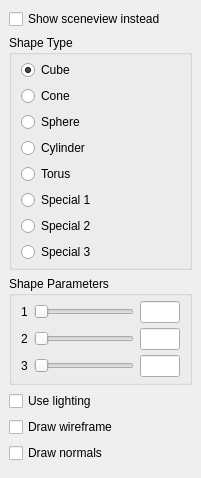
  <widget class="QDockWidget" name="shapesDock">
   <property name="windowTitle">
    <string>Shapes/Sceneview</string>
   </property>
   <attribute name="dockWidgetArea">
    <number>1</number>
   </attribute>
   <widget class="QWidget" name="shapesDockContents">
    <layout class="QVBoxLayout" name="verticalLayout_7">
     <item>
      <widget class="QCheckBox" name="showSceneviewInstead">
       <property name="text">
        <string>Show sceneview instead</string>
       </property>
      </widget>
     </item>
     <item>
      <widget class="QGroupBox" name="shapeType">
       <property name="title">
        <string>Shape Type</string>
       </property>
       <layout class="QVBoxLayout" name="verticalLayout_8">
        <property name="topMargin">
         <number>5</number>
        </property>
        <property name="bottomMargin">
         <number>5</number>
        </property>
        <item>
         <widget class="QRadioButton" name="shapeTypeCube">
          <property name="text">
           <string>Cube</string>
          </property>
          <property name="checked">
           <bool>true</bool>
          </property>
         </widget>
        </item>
        <item>
         <widget class="QRadioButton" name="shapeTypeCone">
          <property name="text">
           <string>Cone</string>
          </property>
         </widget>
        </item>
        <item>
         <widget class="QRadioButton" name="shapeTypeSphere">
          <property name="text">
           <string>Sphere</string>
          </property>
         </widget>
        </item>
        <item>
         <widget class="QRadioButton" name="shapeTypeCylinder">
          <property name="text">
           <string>Cylinder</string>
          </property>
         </widget>
        </item>
        <item>
         <widget class="QRadioButton" name="shapeTypeTorus">
          <property name="text">
           <string>Torus</string>
          </property>
         </widget>
        </item>
        <item>
         <widget class="QRadioButton" name="shapeTypeSpecial1">
          <property name="text">
           <string>Special 1</string>
          </property>
         </widget>
        </item>
        <item>
         <widget class="QRadioButton" name="shapeTypeSpecial2">
          <property name="text">
           <string>Special 2</string>
          </property>
         </widget>
        </item>
        <item>
         <widget class="QRadioButton" name="shapeTypeSpecial3">
          <property name="text">
           <string>Special 3</string>
          </property>
         </widget>
        </item>
       </layout>
      </widget>
     </item>
     <item>
      <widget class="QGroupBox" name="shapeParameters">
       <property name="title">
        <string>Shape Parameters</string>
       </property>
       <layout class="QGridLayout" name="gridLayout_4">
        <property name="topMargin">
         <number>5</number>
        </property>
        <property name="bottomMargin">
         <number>5</number>
        </property>
        <property name="verticalSpacing">
         <number>5</number>
        </property>
        <item row="0" column="0">
         <widget class="QLabel" name="shapeParameterLabel1">
          <property name="text">
           <string>1</string>
          </property>
         </widget>
        </item>
        <item row="2" column="0">
         <widget class="QLabel" name="shapeParameterLabel2">
          <property name="text">
           <string>2</string>
          </property>
         </widget>
        </item>
        <item row="4" column="0">
         <widget class="QLabel" name="shapeParameterLabel3">
          <property name="text">
           <string>3</string>
          </property>
         </widget>
        </item>
        <item row="0" column="1">
         <widget class="QSlider" name="shapeParameterSlider1">
          <property name="minimumSize">
           <size>
            <width>100</width>
            <height>0</height>
           </size>
          </property>
          <property name="orientation">
           <enum>Qt::Horizontal</enum>
          </property>
         </widget>
        </item>
        <item row="2" column="1">
         <widget class="QSlider" name="shapeParameterSlider2">
          <property name="minimumSize">
           <size>
            <width>100</width>
            <height>0</height>
           </size>
          </property>
          <property name="orientation">
           <enum>Qt::Horizontal</enum>
          </property>
         </widget>
        </item>
        <item row="4" column="1">
         <widget class="QSlider" name="shapeParameterSlider3">
          <property name="minimumSize">
           <size>
            <width>100</width>
            <height>0</height>
           </size>
          </property>
          <property name="orientation">
           <enum>Qt::Horizontal</enum>
          </property>
         </widget>
        </item>
        <item row="0" column="2">
         <widget class="QLineEdit" name="shapeParameterTextbox1">
          <property name="minimumSize">
           <size>
            <width>40</width>
            <height>0</height>
           </size>
          </property>
          <property name="maximumSize">
           <size>
            <width>40</width>
            <height>16777215</height>
           </size>
          </property>
         </widget>
        </item>
        <item row="2" column="2">
         <widget class="QLineEdit" name="shapeParameterTextbox2">
          <property name="minimumSize">
           <size>
            <width>40</width>
            <height>0</height>
           </size>
          </property>
          <property name="maximumSize">
           <size>
            <width>40</width>
            <height>16777215</height>
           </size>
          </property>
         </widget>
        </item>
        <item row="4" column="2">
         <widget class="QLineEdit" name="shapeParameterTextbox3">
          <property name="minimumSize">
           <size>
            <width>40</width>
            <height>0</height>
           </size>
          </property>
          <property name="maximumSize">
           <size>
            <width>40</width>
            <height>16777215</height>
           </size>
          </property>
         </widget>
        </item>
       </layout>
      </widget>
     </item>
     <item>
      <widget class="QCheckBox" name="useLightingCheckbox">
       <property name="text">
        <string>Use lighting</string>
       </property>
      </widget>
     </item>
     <item>
      <widget class="QCheckBox" name="drawWireframeCheckbox">
       <property name="text">
        <string>Draw wireframe</string>
       </property>
      </widget>
     </item>
     <item>
      <widget class="QCheckBox" name="drawNormalsCheckbox">
       <property name="text">
        <string>Draw normals</string>
       </property>
      </widget>
     </item>
     <item>
      <widget class="QWidget" name="shapesDockEmptySpace" native="true">
       <property name="sizePolicy">
        <sizepolicy hsizetype="Preferred" vsizetype="Expanding">
         <horstretch>0</horstretch>
         <verstretch>0</verstretch>
        </sizepolicy>
       </property>
      </widget>
     </item>
    </layout>
   </widget>
  </widget>
